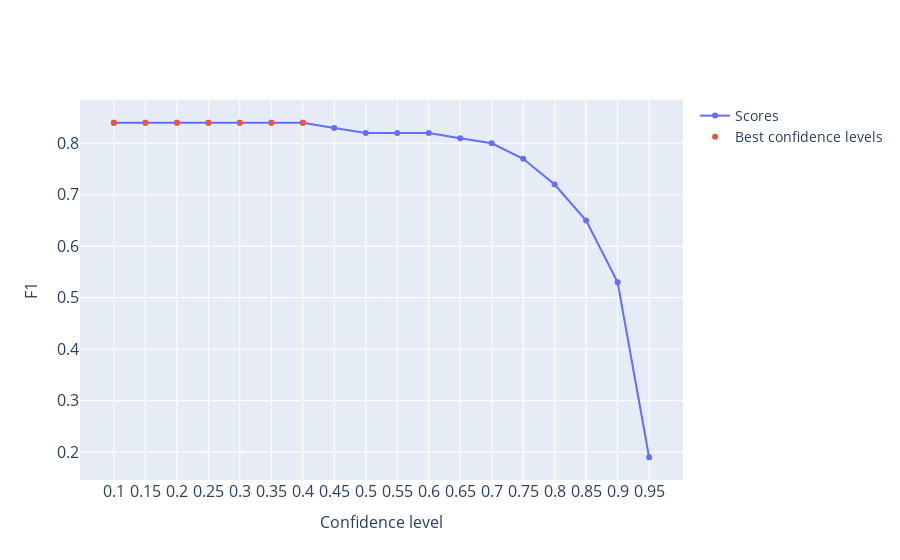

Notebook cell for this chart:
### Markdown cell above
## Plotly

### Code cell
# Create the scatter plot with existing points
fig = go.Figure(data=go.Scatter(x=df_allfp.iou_score, 
                                y=df_allfp.f1_round, 
                                mode='markers+lines', 
                                name='Scores'))

# Add new points
fig.add_trace(go.Scatter(x=[0.1, 0.15, 0.2, 0.25, 0.3, 0.35, 0.4], 
                         y=[0.84, 0.84, 0.84, 0.84, 0.84, 0.84, 0.84], 
                         mode='markers', 
                         name='Best confidence levels'))

# Customize layout (optional)
# fig.update_layout(title='Test to select Confidence level by best F1', 
#                   xaxis_title='Confidence level', 
#                   yaxis_title='F1')

# Customize layout
fig.update_layout(
    title='', 
    xaxis_title='Confidence level', 
    yaxis_title='F1',
    xaxis=dict(
        tickfont=dict(size=16),  # Change the font size of x-axis ticks
        title_font=dict(size=16)  # Change the font size of x-axis title
    ),
    yaxis=dict(
        tickfont=dict(size=16),  # Change the font size of y-axis ticks
        title_font=dict(size=16)  # Change the font size of y-axis title
    ),
        legend=dict(
        font=dict(size=14)  # Change the font size of legend
    )
)

# Show the plot
fig.show()

### Figure 1 — Plotly figure (JSON) as saved in the notebook; plotly's stock layout.template omitted (floating-point values rounded to 4 significant figures)
{"data": [{"mode": "markers+lines", "name": "Scores", "type": "scatter", "x": ["0.1", "0.15", "0.2", "0.25", "0.3", "0.35", "0.4", "0.45", "0.5", "0.55", "0.6", "0.65", "0.7", "0.75", "0.8", "0.85", "0.9", "0.95"], "y": [0.84, 0.84, 0.84, 0.84, 0.84, 0.84, 0.84, 0.83, 0.82, 0.82, 0.82, 0.81, 0.8, 0.77, 0.72, 0.65, 0.53, 0.19]}, {"mode": "markers", "name": "Best confidence levels", "type": "scatter", "x": [0.1, 0.15, 0.2, 0.25, 0.3, 0.35, 0.4], "y": [0.84, 0.84, 0.84, 0.84, 0.84, 0.84, 0.84]}], "layout": {"autosize": true, "legend": {"font": {"size": 14}}, "title": {"text": ""}, "xaxis": {"autorange": true, "range": [-1.06, 18.06], "tickfont": {"size": 16}, "title": {"font": {"size": 16}, "text": "Confidence level"}, "type": "category"}, "yaxis": {"autorange": true, "range": [0.1364, 0.8936], "tickfont": {"size": 16}, "title": {"font": {"size": 16}, "text": "F1"}, "type": "linear"}}}
